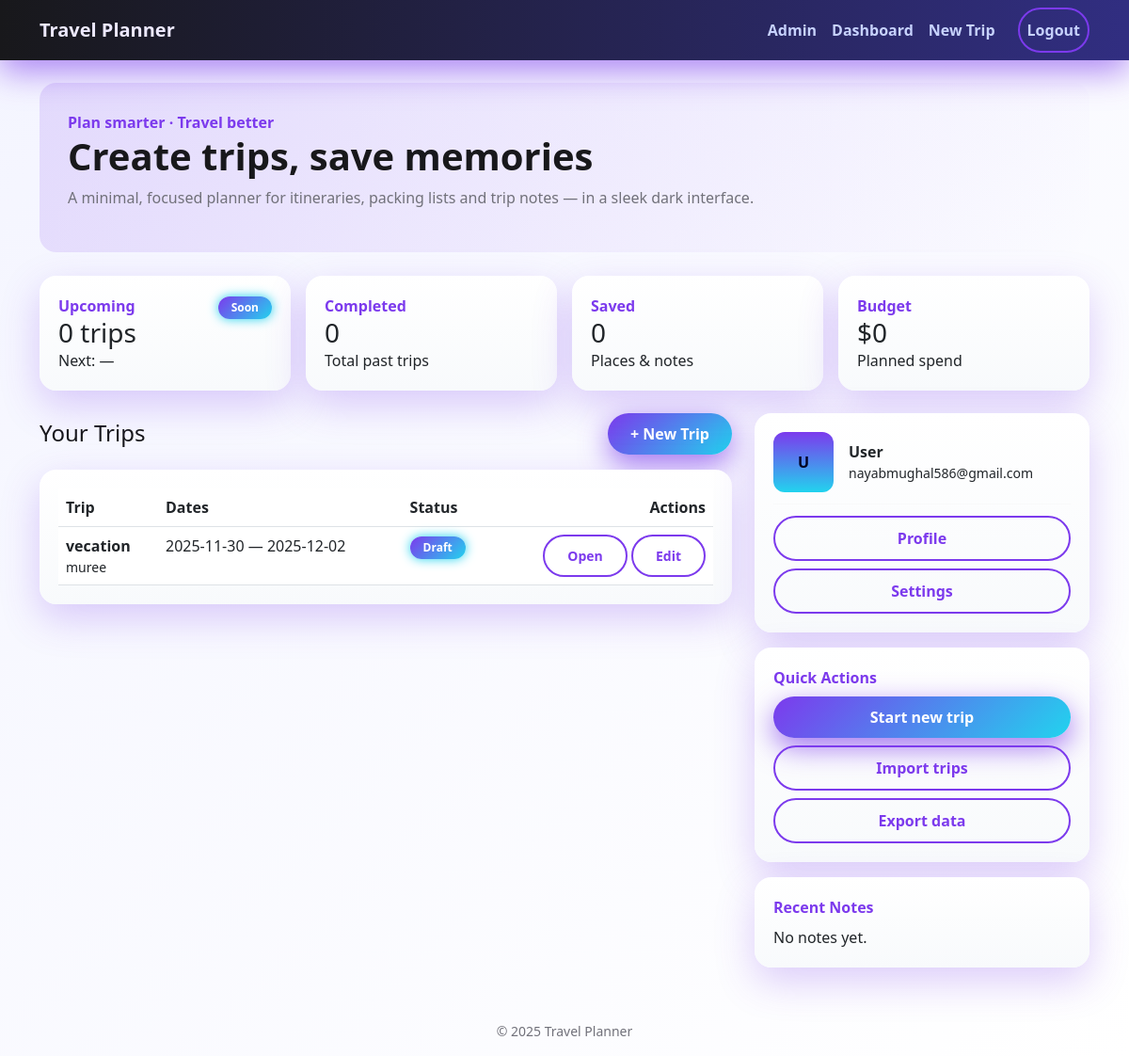
The app's page /dashboard (signed in) with its own data.
### models.py (models this page shows, shortened)
class Trip(db.Model):
    __tablename__ = "trips"
    id = db.Column(db.Integer, primary_key=True)
    user_id = db.Column(db.Integer, db.ForeignKey("users.id"), nullable=False)
    title = db.Column(db.String(150), nullable=True)
    destination = db.Column(db.String(150), nullable=False)
    start_date = db.Column(db.Date, nullable=True)
    end_date = db.Column(db.Date, nullable=True)
    travelers = db.Column(db.Integer, default=1)
    budget_preference = db.Column(db.String(20), default="medium")
    total_budget = db.Column(db.Float, default=0.0)
    summary = db.Column(db.Text, nullable=True)
    status = db.Column(db.String(30), default="draft")
    deleted = db.Column(db.Boolean, default=False)           # <-- soft-delete flag
    deleted_at = db.Column(db.DateTime, nullable=True)       # <-- timestamp when deleted
    activities = db.relationship("Activity", backref="trip", cascade="all, delete-orphan", lazy=True)

class User(db.Model, UserMixin):
    __tablename__ = "users"
    id = db.Column(db.Integer, primary_key=True)
    username = db.Column(db.String(80), unique=True, nullable=False)
    email = db.Column(db.String(120), unique=True, nullable=False)
    password_hash = db.Column(db.String(128))
    is_admin = db.Column(db.Boolean, default=False)   # <-- ensure this exists
    created_at = db.Column(db.DateTime, default=datetime.utcnow)
    trips = db.relationship("Trip", backref="user", lazy=True)

### app.py (the view)
    @app.route("/dashboard")
    @login_required
    def dashboard():
        trips = Trip.query.filter_by(user_id=current_user.id, deleted=False).all()
        stats = {"upcoming": 0, "next_trip": "—", "completed": 0, "saved_places": 0, "budget": 0}
        recent_notes = []
        return render_template("dashboard.html", trips=trips, stats=stats, recent_notes=recent_notes)

### templates/dashboard.html (shortened to what this page needs)
{% extends "base.html" %}
{% set stats = stats|default({}) %}
{% set trips = trips|default([]) %}
{% set recent_notes = recent_notes|default([]) %}
{% block content %}
<div class="row gx-4 gy-4">
  <div class="col-12">
    <div class="d-flex flex-wrap gap-3">
      <div class="card" style="min-width:220px; flex:1;">
        <div class="d-flex justify-content-between align-items-start">
          <div>
            <div class="kicker">Upcoming</div>
            <h3 class="mb-0"> {{ stats.upcoming or 0 }} trips</h3>
            <div class="text-muted-contrast">Next: {{ stats.next_trip or '—' }}</div>
          </div>
          <div class="text-end">
            <span class="badge">Soon</span>
          </div>
        </div>
      </div>
      <div class="card" style="min-width:220px; flex:1;">
        <div>
          <div class="kicker">Completed</div>
          <h3 class="mb-0">{{ stats.completed or 0 }}</h3>
          <div class="text-muted-contrast">Total past trips</div>
        </div>
      </div>
      <div class="card" style="min-width:220px; flex:1;">
        <div>
          <div class="kicker">Saved</div>
          <h3 class="mb-0">{{ stats.saved_places or 0 }}</h3>
          <div class="text-muted-contrast">Places & notes</div>
        </div>
      </div>
      <div class="card" style="min-width:220px; flex:1;">
        <div>
          <div class="kicker">Budget</div>
          <h3 class="mb-0">${{ stats.budget or '0' }}</h3>
          <div class="text-muted-contrast">Planned spend</div>
        </div>
      </div>
    </div>
  </div>
  <div class="col-lg-8">
    <div class="d-flex justify-content-between align-items-center mb-3">
      <h4 class="mb-0">Your Trips</h4>
      <a href="{{ url_for('new_trip') }}" class="btn btn-primary">+ New Trip</a>
    </div>
    {% if trips %}
      <div class="card trips-card">
        <table class="table mb-0">
          <thead>
            <tr>
              <th>Trip</th>
              <th>Dates</th>
              <th>Status</th>
              <th class="text-end">Actions</th>
            </tr>
          </thead>
          <tbody>
            {% for t in trips %}
            <tr>
              <td>
                <strong>{{ t.title }}</strong>
                <div class="text-muted-contrast small">{{ t.destination }}</div>
              </td>
              <td>{{ t.start_date }} — {{ t.end_date }}</td>
              <td>
                {% if t.status == 'upcoming' %}
                  <span class="badge" style="background: rgba(6,182,180,0.12); color:var(--accent);">Upcoming</span>
                {% elif t.status == 'completed' %}
                  <span class="badge" style="background: rgba(255,255,255,0.03);">Completed</span>
                {% else %}
                  <span class="badge">Draft</span>
                {% endif %}
              </td>
              <td class="text-end">
                <a href="{{ url_for('view_trip', trip_id=t.id) }}" class="btn btn-outline btn-sm">Open</a>
                <a href="{{ url_for('edit_trip', trip_id=t.id) }}" class="btn btn-outline btn-sm">Edit</a>
              </td>
            </tr>
            {% endfor %}
          </tbody>
        </table>
      </div>
    {% else %}
      <div class="card text-center">
        <h5 class="mb-2">No trips yet</h5>
        <p class="text-muted-contrast mb-3">Create your first trip to get started — itineraries, packing lists and notes will be saved here.</p>
        <a href="{{ url_for('new_trip') }}" class="btn btn-primary">Create a Trip</a>
      </div>
    {% endif %}
  </div>
  <div class="col-lg-4">
    <div class="card mb-3">
      <div class="d-flex align-items-center gap-3">
        <div style="width:64px; height:64px; border-radius:12px; background:linear-gradient(180deg,var(--accent),var(--accent-2)); display:flex; align-items:center; justify-content:center; color:#002;">
          <strong>{{ current_user.initials or 'U' }}</strong>
        </div>
        <div>
          <div style="font-weight:700;">{{ current_user.name or 'User' }}</div>
          <div class="text-muted-contrast small">{{ current_user.email or '' }}</div>
        </div>
      </div>
      <hr style="border-color:var(--border); margin:12px 0;">
      <div class="d-grid gap-2">
        <a href="{{ url_for('profile') }}" class="btn btn-outline">Profile</a>
        <a href="{{ url_for('settings') }}" class="btn btn-outline">Settings</a>
      </div>
    </div>
    <div class="card mb-3">
      <div class="kicker">Quick Actions</div>
      <div class="d-grid gap-2 mt-2">
        <a href="{{ url_for('new_trip') }}" class="btn btn-primary">Start new trip</a>
        <a href="{{ url_for('import_trips') }}" class="btn btn-outline">Import trips</a>
        <a href="{{ url_for('export_data') }}" class="btn btn-outline">Export data</a>
      </div>
    </div>
    <div class="card">
      <div class="kicker">Recent Notes</div>
      <ul class="list-unstyled mt-2 mb-0">
        {% for note in recent_notes[:5] %}
          <li style="padding:8px 0; border-bottom:1px solid var(--border);">
            <div style="font-weight:600;">{{ note.title }}</div>
            <div class="text-muted-contrast small">{{ note.excerpt }}</div>
          </li>
        {% else %}
          <li class="text-muted-contrast">No notes yet.</li>
        {% endfor %}
      </ul>
    </div>
  </div>
</div>
{% endblock %}

### static/main.css (style rules this page uses)
:root { --bg: #f8fafc; --bg-light: #ffffff; --card: #ffffff; --panel: #f1f5f9; --text: #18181b; --text-muted: #71717a; --accent: #7c3aed; --accent-2: #22d3ee; --neon: #22c55e; --border: rgba(0,0,0,0.06); --glass: rgba(255,255,255,0.7); --radius: 18px; --radius-sm: 12px; --shadow: 0 15px 40px rgba(124,58,237,.25); font-family: "Inter", system-ui, sans-serif; }
html, body { background: linear-gradient(135deg,#f4f5ff,#ffffff); color: var(--text); }
.card { border:none; background: linear-gradient(180deg,#fff,#f8fafc); border-radius: var(--radius); box-shadow: var(--shadow); padding: 20px; transition:.3s; }
.kicker { color:var(--accent);font-weight:700; }
.btn { border-radius: 30px; padding: 10px 24px; font-weight:700; transition:.25s; }
.btn-primary { background: linear-gradient(135deg,var(--accent),var(--accent-2)); border: none; color:white; box-shadow: 0 10px 30px rgba(124,58,237,.7); }
.btn-outline { color: var(--accent); border:2px solid var(--accent); }
.badge { background: linear-gradient(135deg,var(--accent),var(--accent-2)); color:white; padding:6px 14px; border-radius:999px; box-shadow:0 0 12px var(--accent-2); }
.table thead { background:rgba(124,58,237,.1); }

### records on screen
Trip: title "vecation", destination "muree", start_date "2025-11-30", end_date "2025-12-02", status "Draft"
User: email "nayabmughal586@gmail.com"

### other values on screen
{{ stats.upcoming or 0 }} "0"
{{ stats.next_trip or '—' }} "—"
{{ stats.completed or 0 }} "0"
{{ stats.saved_places or 0 }} "0"
{{ stats.budget or '0' }} "0"
{{ current_user.initials or 'U' }} "U"
{{ current_user.name or 'User' }} "User"
{{ current_year or '2025' }} "2025"
